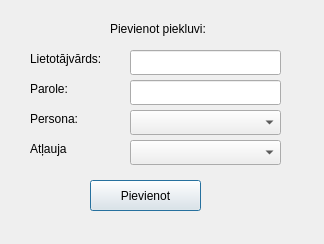
<?xml version="1.0" encoding="UTF-8"?>
<ui version="4.0">
 <class>pievienot_piekl</class>
 <widget class="QDialog" name="pievienot_piekl">
  <property name="geometry">
   <rect>
    <x>0</x>
    <y>0</y>
    <width>324</width>
    <height>244</height>
   </rect>
  </property>
  <property name="windowTitle">
   <string>Pievienot piekļuvi</string>
  </property>
  <widget class="QPushButton" name="pievienot">
   <property name="geometry">
    <rect>
     <x>90</x>
     <y>180</y>
     <width>111</width>
     <height>31</height>
    </rect>
   </property>
   <property name="text">
    <string>Pievienot</string>
   </property>
  </widget>
  <widget class="QLabel" name="label">
   <property name="geometry">
    <rect>
     <x>30</x>
     <y>50</y>
     <width>101</width>
     <height>17</height>
    </rect>
   </property>
   <property name="text">
    <string>Lietotājvārds:</string>
   </property>
  </widget>
  <widget class="QLabel" name="label_2">
   <property name="geometry">
    <rect>
     <x>30</x>
     <y>80</y>
     <width>67</width>
     <height>17</height>
    </rect>
   </property>
   <property name="text">
    <string>Parole:</string>
   </property>
  </widget>
  <widget class="QLabel" name="label_3">
   <property name="geometry">
    <rect>
     <x>30</x>
     <y>110</y>
     <width>67</width>
     <height>17</height>
    </rect>
   </property>
   <property name="text">
    <string>Persona:</string>
   </property>
  </widget>
  <widget class="QLabel" name="label_4">
   <property name="geometry">
    <rect>
     <x>30</x>
     <y>140</y>
     <width>67</width>
     <height>17</height>
    </rect>
   </property>
   <property name="text">
    <string>Atļauja</string>
   </property>
  </widget>
  <widget class="QLineEdit" name="lineEdit">
   <property name="geometry">
    <rect>
     <x>130</x>
     <y>50</y>
     <width>151</width>
     <height>25</height>
    </rect>
   </property>
   <property name="maxLength">
    <number>20</number>
   </property>
  </widget>
  <widget class="QLineEdit" name="lineEdit_2">
   <property name="geometry">
    <rect>
     <x>130</x>
     <y>80</y>
     <width>151</width>
     <height>25</height>
    </rect>
   </property>
   <property name="maxLength">
    <number>20</number>
   </property>
  </widget>
  <widget class="QComboBox" name="pievienot_personas">
   <property name="geometry">
    <rect>
     <x>130</x>
     <y>110</y>
     <width>151</width>
     <height>25</height>
    </rect>
   </property>
  </widget>
  <widget class="QComboBox" name="atlauja">
   <property name="geometry">
    <rect>
     <x>130</x>
     <y>140</y>
     <width>151</width>
     <height>25</height>
    </rect>
   </property>
  </widget>
  <widget class="QLabel" name="label_5">
   <property name="geometry">
    <rect>
     <x>110</x>
     <y>20</y>
     <width>131</width>
     <height>17</height>
    </rect>
   </property>
   <property name="text">
    <string>Pievienot piekluvi:</string>
   </property>
  </widget>
 </widget>
 <resources/>
 <connections/>
</ui>
